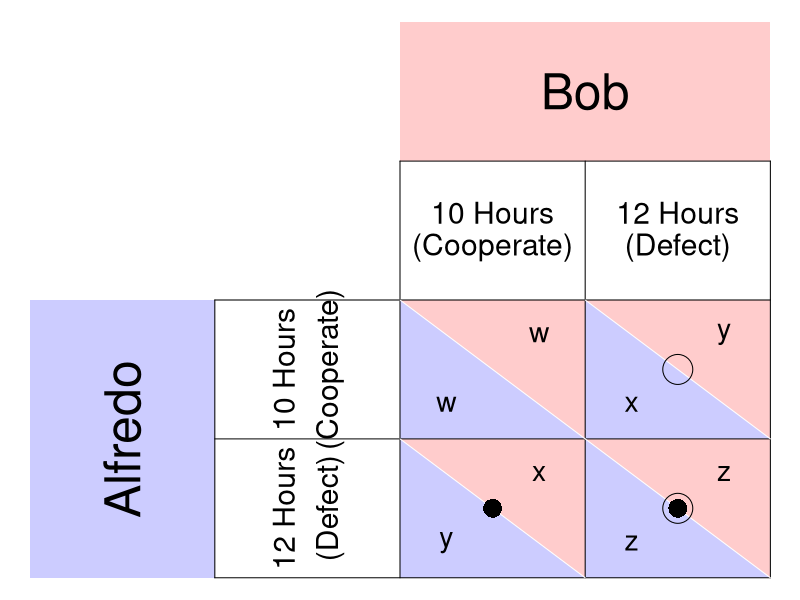

This chart was generated by the following R code:
require(ggplot2)
require(shape)
pdf(file = "society/matrix_fishermen_general.pdf", width = 9, height = 7)

par(mar =  c(0, 0, 0, 0))
xlims <- c(0, 8)
ylims <- c(0, 8)

#TextSizes
PlayerSize <- 3
StratSize <- 1.8
PayoffSize <- 1.7
p1fadelevel <- 0.2
p2fadelevel <- 0.2

#Payoffs are listed as c("NW", "SW", "NE", "SE")

#Considerations for Player 1
P1Name <- c("Alfredo")
P1Strat <- c("10 Hours", "12 Hours")
P1Strat2 <- c("(Cooperate)", "(Defect)")
P1Payoffs <- c("w", "y", "x", "z")
P1BR1 <- c("SW") #Must be NW or SW - the BR prints accordingly. 
P1BR2 <- c("SE") #Must be NE or SE - the BR prints accordingly. 
P1bestsize <- 2.5 #Adjusts size of point indicating best response of P1
#NW = (5, 3); SW = (5,1); NE = (7, 3); SE = (7, 1)

#Considerations for Player 2
P2Name <- c("Bob")
P2Strat <- c("10 Hours", "12 Hours")
P2Strat2 <- c("(Cooperate)", "(Defect)")
P2Payoffs <- c("w", "x", "y", "z")
P2BR1 <- c("NE") #Must be NW or SW - the BR prints accordingly. 
P2BR2 <- c("SE") #Must be NE or SE - the BR prints accordingly. 
P2bestsize <- 4 #Adjusts size of circle indicating best response of P1

plot(0, 0, xlim = xlims, ylim = ylims, type = "n",
     xlab = expression(""),
     ylab = expression(""),
     xaxt = "n", 
     yaxt = "n", 
     cex.lab = 2, 
     bty = "n")



#Color and label for Player 1 and their strategies
polygon(c(0,0,2,2,0), c(0,4,4,0,0), col=rgb(0, 0, 1, p1fadelevel), density=NULL, border = NA)
text(1, 2, P1Name[1], srt = 90, cex = PlayerSize)

text(2.75, 3, P1Strat[1], cex = StratSize, srt = 90)
text(3.25, 3, P1Strat2[1], cex = StratSize, srt = 90)
text(2.75, 1, P1Strat[2], cex = StratSize, srt = 90)
text(3.25, 1, P1Strat2[2], cex = StratSize, srt = 90)


#Color and label for Player 2
polygon(c(4,4,8,8,4), c(8,6,6,8,8), col=rgb(1, 0, 0, p2fadelevel), density=NULL, border = NA)
text(6, 7, P2Name[1], cex = PlayerSize)

text(5, 5.25, P2Strat[1], cex = StratSize)
text(5, 4.75, P2Strat2[1], cex = StratSize)
text(7, 5.25, P2Strat[2], cex = StratSize)
text(7, 4.75, P2Strat2[2], cex = StratSize)

#NorthWest cell 
#P1
polygon(c(4,4,6,4), c(4,2,2,4), col=rgb(0, 0, 1, p1fadelevel), density=NULL, border = NA)
#P2
polygon(c(4,6,6,4), c(4,4,2,4), col=rgb(1, 0, 0, p2fadelevel), density=NULL, border = NA)

#P1
text(4.5, 2.5, P1Payoffs[1], cex = PayoffSize)
#P2
text(5.5, 3.5, P2Payoffs[1], cex = PayoffSize)

#SouthWest cell  
#P1
polygon(c(4,4,6,4), c(2,0,0,2), col=rgb(0, 0, 1, p1fadelevel), density=NULL, border = NA)
#P2
polygon(c(4,6,6,4), c(2,2,0,2), col=rgb(1, 0, 0, p2fadelevel), density=NULL, border = NA)

#P1
text(4.5, 0.5, P1Payoffs[2], cex = PayoffSize)
#P2
text(5.5, 1.5, P2Payoffs[2], cex = PayoffSize)


#NorthEast cell 
#P1
polygon(c(6,6,8,6), c(4,2,2,4), col=rgb(0, 0, 1, p1fadelevel), density=NULL, border = NA)
#P2
polygon(c(6,8,8,6), c(4,4,2,4), col=rgb(1, 0, 0, p2fadelevel), density=NULL, border = NA)
#P1
text(6.5, 2.5, P1Payoffs[3], cex = PayoffSize)
#P2
text(7.5, 3.5, P2Payoffs[3], cex = PayoffSize)

#SouthEast cell 
#P1
polygon(c(6,6,8,6), c(2,0,0,2), col=rgb(0, 0, 1, p1fadelevel), density=NULL, border = NA)
#P2
polygon(c(6,8,8,6), c(2,2,0,2), col=rgb(1, 0, 0, p2fadelevel), density=NULL, border = NA)
#P1
text(6.5, 0.5, P1Payoffs[4], cex = PayoffSize)
#P2
text(7.5, 1.5, P2Payoffs[4], cex = PayoffSize)


#Lines for the Table
segments(8, 0, 8, 6, lty = 1, col = "black")
segments(4, 6, 8, 6, lty = 1, col = "black")
segments(2, 0, 2, 4, lty = 1, col = "black")
segments(2, 0, 8, 0, lty = 1, col = "black")
segments(2, 4, 8, 4, lty = 1, col = "black")
segments(4, 0, 4, 6, lty = 1, col = "black")
segments(2, 2, 8, 2, lty = 1, col = "black")
segments(6, 0, 6, 6, lty = 1, col = "black")

#Diagonals
#NW
segments(4, 4, 6, 2, lty = 1, col = "white")
#NE
segments(6, 4, 8, 2, lty = 1, col = "white")
#SW
segments(4, 2, 6, 0, lty = 1, col = "white")
#Se
segments(6, 2, 8, 0, lty = 1, col = "white")


#Best responses 
#P1 
if (P1BR1[1] == "NW"){
  points(5, 3, pch = 16, col = "black", cex = P1bestsize)
} else{points(5, 1, pch = 16, col = "black", cex = P1bestsize)
}

if (P1BR2[1] == "NE"){
  points(7, 3, pch = 16, col = "black", cex = P1bestsize)
} else{points(7, 1, pch = 16, col = "black", cex = P1bestsize)
}


#P2
if (P2BR1[1] == "NW"){
  points(5, 3, pch = 1, col = "black", cex = P2bestsize)
} else{points(7, 3, pch = 1, col = "black", cex = P2bestsize)
}

if (P2BR2[1] == "SW"){
  points(5, 1, pch = 1, col = "black", cex = P2bestsize)
} else{points(7, 1, pch = 1, col = "black", cex = P2bestsize)
}

dev.off()
